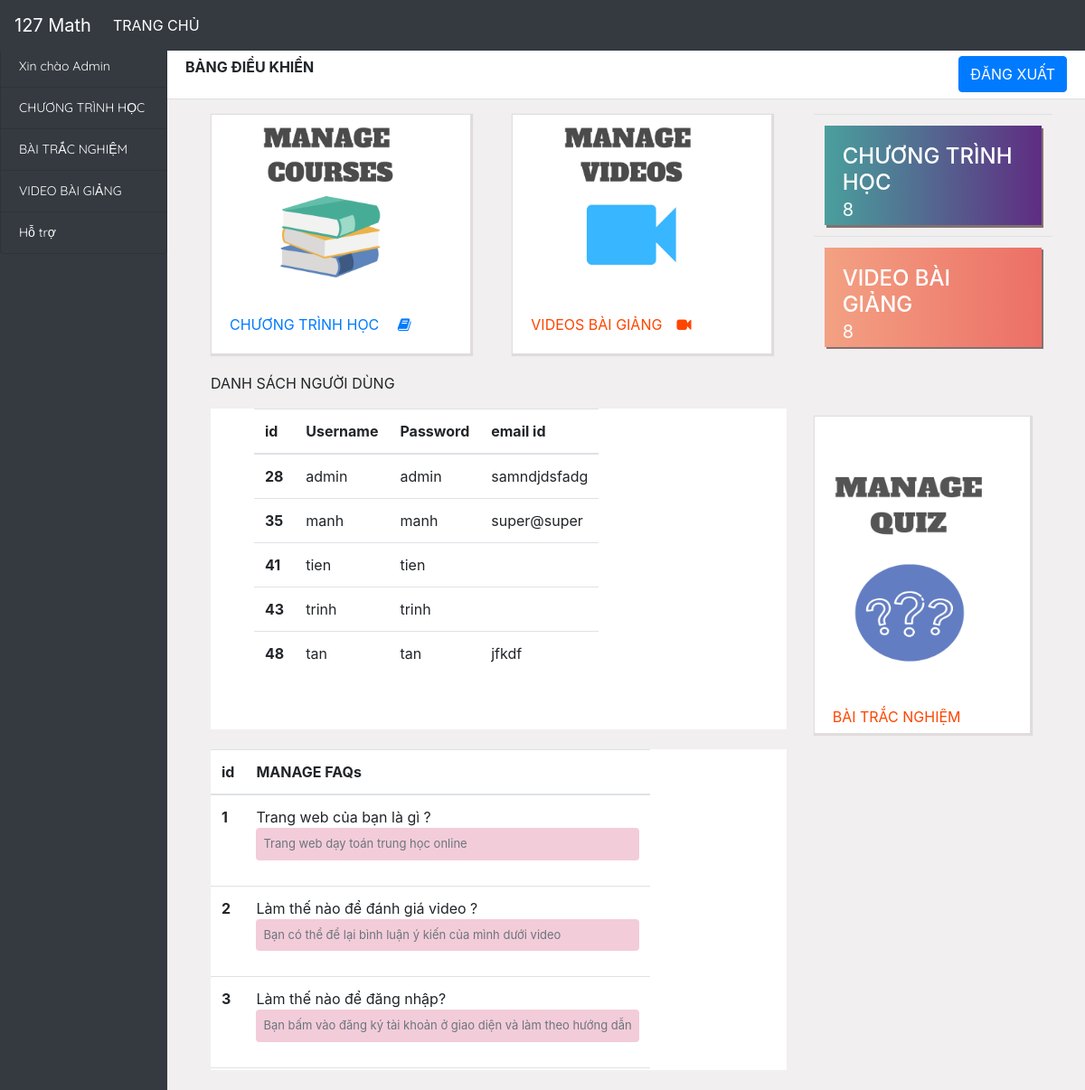
The page /127/admin/admin_main.php on the database its author committed.
### tables this page shows
CREATE TABLE `faq` (
  `id` int(11) NOT NULL,
  `faq_title` varchar(255) NOT NULL,
  `faq_description` varchar(255) NOT NULL
);

### 127/admin/classes/admin.php (called while the page is built, shortened)
<?php
 class admin
 {
 	public $host="localhost";
 	public $username="root";
 	public $pass="";
 	public $db_name="uniquedeveloper";
 	public $conn;
 	public $user_details;
 	public $course_count=0;
 	public $video_count=0;
 	public $faq_list;
 	public function __construct()
 	{
 		$this->conn=new mysqli($this->host,$this->username,$this->pass,$this->db_name);
 	}
 	public function show_users()
 	{
 		$query="select * from login";
 		$result=$this->conn->query($query);
 		while($row=$result->fetch_array(MYSQLI_ASSOC))
 		{
 			$this->user_details[]=$row;
 		}
 		return $this->user_details;
 	}
 	public function display_course_count()
 	{
 		$query="select * from programming_languages";
 		$result=$this->conn->query($query);
 		while($row=$result->fetch_array(MYSQLI_ASSOC))
 		{
 			$this->course_count++;
 		}
 		print_r($this->course_count);
 	}
	public function display_video_count()
	{
		$query="select * from video_info";
 		$result=$this->conn->query($query);
 		while($row=$result->fetch_array(MYSQLI_ASSOC))
 		{
 			$this->video_count++;
 		}
 		print_r($this->video_count);
	}
	public function display_faq_list()
	{
		$query="select * from faq";
 		$result=$this->conn->query($query);
 		while($row=$result->fetch_array(MYSQLI_ASSOC))
 		{
 			$this->faq_list[]=$row;
 		}
 		return ($this->faq_list);
	}
}
 ?>

### 127/admin/admin_main.php (the view, shortened to what this page needs)
<?php
  include("classes/admin.php");
  $admin=new admin;
  $userd=$admin->show_users();
 ?>
<!doctype html>
<html lang="en">
  <head>
  <link rel="stylesheet" href="https://maxcdn.bootstrapcdn.com/bootstrap/4.0.0/css/bootstrap.min.css">
  <link rel="stylesheet" type="text/css" href="https://stackpath.bootstrapcdn.com/font-awesome/4.7.0/css/font-awesome.min.css">
  </head>
  <body style="background-color:#f1efef">
  <nav class="navbar navbar-expand-lg navbar-light bg-dark fixed-top">
  <a class="navbar-brand text-white" href="#">127 Math</a>
  <div class="collapse navbar-collapse" id="navbarSupportedContent">
    <ul class="navbar-nav mr-auto ">
      <li class="nav-item active">
        <a class="nav-link text-white" href="#">TRANG CHỦ <span class="sr-only">(current)</span></a>
      </li>
    </ul>
  </div>
</nav>
    <div class="container-fluid" style="margin-top: 50px;" >
      <div class="row">
        <div class="col-sm-2 col-md-2 sidebar badge-dark" style="margin:inherit;" id="sidebar" >
         <ul class="list-group text-white sidebar-list">
            <li class="list-group-item  bg-dark "><a href="">Xin chào Admin</a></li>
            <li class="list-group-item bg-dark "><a href="manage_courses/manage_courses.php">CHƯƠNG TRÌNH HỌC</a></li>
            <li class="list-group-item bg-dark"><a href="manage_quiz/manage_quiz.php">BÀI TRẮC NGHIỆM</a></li>
            <li class="list-group-item bg-dark"><a href="manage_videos/manage_videos.php">VIDEO BÀI GIẢNG</a></li>
            <li class="list-group-item bg-dark"><a href="">Hỗ trợ</a></li>
          </ul>
        </div>
        <div class=" col-md-10">
               <div class="card-header bg-white" style="margin-right: -45px; height: 60px;">
                 <b>BẢNG ĐIỀU KHIỂN</b>
                  <button type="btn btn-outline-success" class="btn btn-primary float-right" style="height: 40px;"><a href="../login.php" class="text-white ">ĐĂNG XUẤT</a> </button>
                  </div>
                 <div class="row">
          <div class="col-md-4 mt-3 ml-5">
            <div class="card shadow " style="width: 18rem; box-shadow: 1px 1px 1px 1px #e1dbdb; border-radius:0px; border-top-left-radius: 0px; cursor:pointer;">
              <img class="myimg" src="../uploadimg/file3.png" alt="Card" width="288" height="200">
              <div class="card-body">
                <p class="card-text"><a href="manage_courses/manage_courses.php" style="text-decoration: none;">CHƯƠNG TRÌNH HỌC <i class="fa fa-book ml-3"></i></a></p>
              </div>
            </div>
          </div>
           <div class="col-md-4 mt-3">
            <div class="card shadow" style="width: 18rem;cursor:pointer; box-shadow:1px 1px 1px 1px #e1dbdb; border-radius:0px; border-top-left-radius: 0px;">
              <img class="" src="../uploadimg/file4.png" alt="Card" width="288" height="200">
              <div class="card-body">
                <p class="card-text "><a href="manage_videos/manage_videos.php" style="text-decoration: none; color: orangered">VIDEOS BÀI GIẢNG</a><i class="fa fa-video-camera ml-3" style="color: orangered"></i></p>
              </div>
            </div>
          </div>
          <div class="col-sm-3 mt-3">
            <table class="table table-borderless">
    <tbody >
      <tr>
        <td class="mytable1">
           <div class="card shadow border-0 " style="width: 15rem; height: 110px; box-shadow: 2px 3px #827171; border-radius:0px; border-top-left-radius: 0px;">
              <div class="card-body">
                <p class="card-text text-white"><b class="h4">CHƯƠNG TRÌNH HỌC </b><br><span style="font-size: 20px;"><?php $admin->display_course_count(); ?></span></p>
              </div>
            </div>
        </td>
      </tr>
      <tr>
        <td class="mytable2">
           <div class="card shadow border-0" style="width: 15rem; height: 110px; box-shadow: 2px 2px #827171; border-radius:0px; border-top-left-radius: 0px;">
             <div class="card-body">
                <p class="card-text text-white"><b class="h4">VIDEO BÀI GIẢNG</b><br><span style="font-size: 20px;"><?php $admin->display_video_count(); ?></span></p>
              </div>
        </td>
      </tr>
    </tbody>
  </table>
          </div>
            </div>
            <div class="row ">
              <div class="col-md-8">
                <table class="table ml-5 bg-white shodow pl-5 table-responsive" style=" height : 355px;overflow-y: scroll;display: inline-block; width: 640px;">
                <p class="ml-5">DANH SÁCH NGƯỜI DÙNG</p>
                <thead>
                  <tr>
                    <th scope="col">id</th>
                    <th scope="col">Username</th>
                    <th scope="col">Password</th>
                    <th scope="col">email id</th>
                  </tr>
                </thead>
                <tbody style="">
                   <?php
                          foreach ($userd as $userdata) {
                   ?>
                  <tr >
                    <th scope="row"><?php echo $userdata['id']; ?></th>
                    <td ><?php echo $userdata['username']; ?></td>
                    <td><?php echo $userdata['password']; ?></td>
                    <td><?php echo $userdata['email']; ?></td>
                  </tr>
                 <?php } ?>
                </tbody>
              </table>
              </div>
           <div class="col-md-3 mt-5 ml-5">
            <div class="card shadow" style="width: 15rem; height:22rem; box-shadow:1px 1px 1px 1px #e1dbdb; border-radius:0px; border-top-left-radius: 0px;">
              <img class="" src="../uploadimg/file6.png" alt="Card" width="210" height="300">
              <div class="card-body">
                <p class="card-text "><a href="manage_quiz/manage_quiz.php" style="text-decoration: none; color: orangered">BÀI TRẮC NGHIỆM</a></p>
              </div>
            </div>
          </div>
            </div>
            <div class="row">
              <div class="col-md-8 ml-5">
              <table class="table bg-white" style="height : 355px;overflow-y: scroll;display: inline-block; width:640px">
                  <thead>
                    <tr>
                      <th>id</th>
                      <th scope="col">MANAGE FAQs</th>
                    </tr>
                  </thead>
                  <tbody>
                    <?php  $faq=$admin->display_faq_list();
                      foreach ($faq as $faq_list)
                       {
                     ?>
                    <tr style="width: 500px;" >
                      <th><?php echo $faq_list['id']; ?></th>
                      <td><?php echo $faq_list['faq_title']; ?><br><blockquote class="rounded p-2 text-muted " style="font-size: 13px; background-color: #db6a8f57;"><?php echo $faq_list['faq_description']; ?></blockquote></td>
                    </tr>
                  <?php } ?>
                  </tbody>
                </table>
                </div>
            </div>
        </div>
      </div>
    </div>
  </body>
</html>

### 127/admin/admin_main.php (style rules this page uses)
.sidebar-list { margin-right: -15px; font-family: 'Quicksand', sans-serif; font-size: 14px }
.sidebar-list li a { color:white; text-decoration: none; }
.mytable1 .card { background: #5f2c82; background: -webkit-linear-gradient(to right, #49a09d, #5f2c82); background: linear-gradient(to right, #49a09d, #5f2c82); }
.mytable2 .card { background: #EC6F66; background: -webkit-linear-gradient(to right, #F3A183, #EC6F66); background: linear-gradient(to right, #F3A183, #EC6F66); }
.card { overflow: hidden; transition: all 0.9s ease; }

### rows shown on the page
faq: id "1", faq_title "Trang web của bạn là gì ?", faq_description "Trang web dạy toán trung học online"
faq: id "2", faq_title "Làm thế nào để đánh giá video ?", faq_description "Bạn có thể để lại bình luận ý kiến của mình dưới video"
faq: id "3", faq_title "Làm thế nào để đăng nhập?", faq_description "Bạn bấm vào đăng ký tài khoản ở giao diện và làm theo hướng dẫn"

### other values the page prints
$userdata['id'] "28"
$userdata['username'] "admin"
$userdata['password'] "admin"
$userdata['email'] "samndjdsfadg"
$userdata['id'] "35"
$userdata['username'] "manh"
$userdata['password'] "manh"
$userdata['email'] "super@super"
$userdata['id'] "41"
$userdata['username'] "tien"
$userdata['password'] "tien"
$userdata['id'] "43"
$userdata['username'] "trinh"
$userdata['password'] "trinh"
$userdata['id'] "48"
